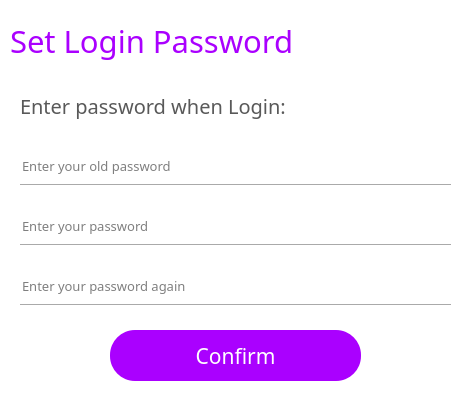
<?xml version="1.0" encoding="UTF-8"?>
<ui version="4.0">
 <class>ChangePswForm</class>
 <widget class="QWidget" name="ChangePswForm">
  <property name="geometry">
   <rect>
    <x>0</x>
    <y>0</y>
    <width>469</width>
    <height>399</height>
   </rect>
  </property>
  <property name="windowTitle">
   <string>Form</string>
  </property>
  <property name="styleSheet">
   <string notr="true">background-color: rgb(255, 255, 255);</string>
  </property>
  <widget class="QPushButton" name="turn2visible1_3">
   <property name="geometry">
    <rect>
     <x>410</x>
     <y>270</y>
     <width>31</width>
     <height>31</height>
    </rect>
   </property>
   <property name="font">
    <font>
     <family>Arial</family>
    </font>
   </property>
   <property name="cursor">
    <cursorShape>PointingHandCursor</cursorShape>
   </property>
   <property name="focusPolicy">
    <enum>Qt::NoFocus</enum>
   </property>
   <property name="autoFillBackground">
    <bool>false</bool>
   </property>
   <property name="styleSheet">
    <string notr="true">border:0px;</string>
   </property>
   <property name="text">
    <string/>
   </property>
   <property name="icon">
    <iconset>
     <normaloff>D:/wtc_py/pic/02.png</normaloff>D:/wtc_py/pic/02.png</iconset>
   </property>
   <property name="iconSize">
    <size>
     <width>40</width>
     <height>40</height>
    </size>
   </property>
   <property name="flat">
    <bool>true</bool>
   </property>
  </widget>
  <widget class="QPushButton" name="pushButton_9">
   <property name="geometry">
    <rect>
     <x>110</x>
     <y>330</y>
     <width>251</width>
     <height>51</height>
    </rect>
   </property>
   <property name="font">
    <font>
     <family>等线</family>
     <pointsize>16</pointsize>
    </font>
   </property>
   <property name="cursor">
    <cursorShape>PointingHandCursor</cursorShape>
   </property>
   <property name="focusPolicy">
    <enum>Qt::NoFocus</enum>
   </property>
   <property name="styleSheet">
    <string notr="true">background-color: rgb(170, 0, 255);
color: rgb(255, 255, 255);
border-radius:25px;</string>
   </property>
   <property name="text">
    <string>Confirm</string>
   </property>
   <property name="flat">
    <bool>false</bool>
   </property>
  </widget>
  <widget class="QPushButton" name="pushButton_35">
   <property name="geometry">
    <rect>
     <x>300</x>
     <y>90</y>
     <width>51</width>
     <height>31</height>
    </rect>
   </property>
   <property name="cursor">
    <cursorShape>PointingHandCursor</cursorShape>
   </property>
   <property name="focusPolicy">
    <enum>Qt::NoFocus</enum>
   </property>
   <property name="autoFillBackground">
    <bool>false</bool>
   </property>
   <property name="styleSheet">
    <string notr="true">border:0px;</string>
   </property>
   <property name="text">
    <string/>
   </property>
   <property name="icon">
    <iconset>
     <normaloff>pic/open2.png</normaloff>pic/open2.png</iconset>
   </property>
   <property name="iconSize">
    <size>
     <width>28</width>
     <height>28</height>
    </size>
   </property>
   <property name="flat">
    <bool>true</bool>
   </property>
  </widget>
  <widget class="QLabel" name="label_15">
   <property name="geometry">
    <rect>
     <x>10</x>
     <y>10</y>
     <width>331</width>
     <height>61</height>
    </rect>
   </property>
   <property name="font">
    <font>
     <family>微软雅黑</family>
     <pointsize>23</pointsize>
     <weight>50</weight>
     <bold>false</bold>
    </font>
   </property>
   <property name="styleSheet">
    <string notr="true">color: rgb(170, 0, 255);</string>
   </property>
   <property name="text">
    <string>Set Login Password</string>
   </property>
  </widget>
  <widget class="QPushButton" name="closeenterpsw">
   <property name="geometry">
    <rect>
     <x>430</x>
     <y>0</y>
     <width>41</width>
     <height>31</height>
    </rect>
   </property>
   <property name="focusPolicy">
    <enum>Qt::NoFocus</enum>
   </property>
   <property name="styleSheet">
    <string notr="true">border:0px;</string>
   </property>
   <property name="text">
    <string/>
   </property>
   <property name="icon">
    <iconset>
     <normaloff>pic/close.png</normaloff>pic/close.png</iconset>
   </property>
   <property name="flat">
    <bool>true</bool>
   </property>
  </widget>
  <widget class="QLabel" name="label_72">
   <property name="geometry">
    <rect>
     <x>20</x>
     <y>90</y>
     <width>271</width>
     <height>31</height>
    </rect>
   </property>
   <property name="font">
    <font>
     <family>微软雅黑</family>
     <pointsize>15</pointsize>
    </font>
   </property>
   <property name="styleSheet">
    <string notr="true">color: rgb(89, 89, 89);</string>
   </property>
   <property name="text">
    <string>Enter password when Login:</string>
   </property>
   <property name="alignment">
    <set>Qt::AlignLeading|Qt::AlignLeft|Qt::AlignVCenter</set>
   </property>
  </widget>
  <widget class="Line" name="line_33">
   <property name="geometry">
    <rect>
     <x>20</x>
     <y>240</y>
     <width>431</width>
     <height>10</height>
    </rect>
   </property>
   <property name="orientation">
    <enum>Qt::Horizontal</enum>
   </property>
  </widget>
  <widget class="QLineEdit" name="lineEdit_7">
   <property name="geometry">
    <rect>
     <x>20</x>
     <y>270</y>
     <width>381</width>
     <height>31</height>
    </rect>
   </property>
   <property name="font">
    <font>
     <family>等线</family>
     <pointsize>10</pointsize>
    </font>
   </property>
   <property name="toolTip">
    <string/>
   </property>
   <property name="statusTip">
    <string/>
   </property>
   <property name="whatsThis">
    <string/>
   </property>
   <property name="accessibleName">
    <string/>
   </property>
   <property name="accessibleDescription">
    <string/>
   </property>
   <property name="styleSheet">
    <string notr="true">
QLineEdit[echoMode=&quot;2&quot;] {
    lineedit-password-character:42;
}
</string>
   </property>
   <property name="frame">
    <bool>false</bool>
   </property>
   <property name="echoMode">
    <enum>QLineEdit::Password</enum>
   </property>
   <property name="placeholderText">
    <string>Enter your password again</string>
   </property>
  </widget>
  <widget class="Line" name="line_34">
   <property name="geometry">
    <rect>
     <x>20</x>
     <y>300</y>
     <width>431</width>
     <height>10</height>
    </rect>
   </property>
   <property name="orientation">
    <enum>Qt::Horizontal</enum>
   </property>
  </widget>
  <widget class="QLineEdit" name="lineEdit_6">
   <property name="geometry">
    <rect>
     <x>20</x>
     <y>210</y>
     <width>381</width>
     <height>31</height>
    </rect>
   </property>
   <property name="font">
    <font>
     <family>等线</family>
     <pointsize>10</pointsize>
    </font>
   </property>
   <property name="toolTip">
    <string/>
   </property>
   <property name="statusTip">
    <string/>
   </property>
   <property name="whatsThis">
    <string/>
   </property>
   <property name="accessibleName">
    <string/>
   </property>
   <property name="accessibleDescription">
    <string/>
   </property>
   <property name="styleSheet">
    <string notr="true">
QLineEdit[echoMode=&quot;2&quot;] {
    lineedit-password-character:42;
}
</string>
   </property>
   <property name="frame">
    <bool>false</bool>
   </property>
   <property name="echoMode">
    <enum>QLineEdit::Password</enum>
   </property>
   <property name="placeholderText">
    <string>Enter your password </string>
   </property>
  </widget>
  <widget class="QPushButton" name="turn2visible1_2">
   <property name="geometry">
    <rect>
     <x>410</x>
     <y>210</y>
     <width>31</width>
     <height>31</height>
    </rect>
   </property>
   <property name="font">
    <font>
     <family>Arial</family>
    </font>
   </property>
   <property name="cursor">
    <cursorShape>PointingHandCursor</cursorShape>
   </property>
   <property name="focusPolicy">
    <enum>Qt::NoFocus</enum>
   </property>
   <property name="autoFillBackground">
    <bool>false</bool>
   </property>
   <property name="styleSheet">
    <string notr="true">border:0px;</string>
   </property>
   <property name="text">
    <string/>
   </property>
   <property name="icon">
    <iconset>
     <normaloff>D:/wtc_py/pic/02.png</normaloff>D:/wtc_py/pic/02.png</iconset>
   </property>
   <property name="iconSize">
    <size>
     <width>40</width>
     <height>40</height>
    </size>
   </property>
   <property name="flat">
    <bool>true</bool>
   </property>
  </widget>
  <widget class="Line" name="line_35">
   <property name="geometry">
    <rect>
     <x>20</x>
     <y>180</y>
     <width>431</width>
     <height>10</height>
    </rect>
   </property>
   <property name="orientation">
    <enum>Qt::Horizontal</enum>
   </property>
  </widget>
  <widget class="QLineEdit" name="lineEdit_8">
   <property name="geometry">
    <rect>
     <x>20</x>
     <y>150</y>
     <width>381</width>
     <height>31</height>
    </rect>
   </property>
   <property name="font">
    <font>
     <family>等线</family>
     <pointsize>10</pointsize>
    </font>
   </property>
   <property name="toolTip">
    <string/>
   </property>
   <property name="statusTip">
    <string/>
   </property>
   <property name="whatsThis">
    <string/>
   </property>
   <property name="accessibleName">
    <string/>
   </property>
   <property name="accessibleDescription">
    <string/>
   </property>
   <property name="styleSheet">
    <string notr="true">
QLineEdit[echoMode=&quot;2&quot;] {
    lineedit-password-character:42;
}
</string>
   </property>
   <property name="frame">
    <bool>false</bool>
   </property>
   <property name="echoMode">
    <enum>QLineEdit::Password</enum>
   </property>
   <property name="placeholderText">
    <string>Enter your old password </string>
   </property>
  </widget>
  <widget class="QPushButton" name="turn2visible1_4">
   <property name="geometry">
    <rect>
     <x>410</x>
     <y>150</y>
     <width>31</width>
     <height>31</height>
    </rect>
   </property>
   <property name="font">
    <font>
     <family>Arial</family>
    </font>
   </property>
   <property name="cursor">
    <cursorShape>PointingHandCursor</cursorShape>
   </property>
   <property name="focusPolicy">
    <enum>Qt::NoFocus</enum>
   </property>
   <property name="autoFillBackground">
    <bool>false</bool>
   </property>
   <property name="styleSheet">
    <string notr="true">border:0px;</string>
   </property>
   <property name="text">
    <string/>
   </property>
   <property name="icon">
    <iconset>
     <normaloff>D:/wtc_py/pic/02.png</normaloff>D:/wtc_py/pic/02.png</iconset>
   </property>
   <property name="iconSize">
    <size>
     <width>40</width>
     <height>40</height>
    </size>
   </property>
   <property name="flat">
    <bool>true</bool>
   </property>
  </widget>
 </widget>
 <resources/>
 <connections/>
</ui>
